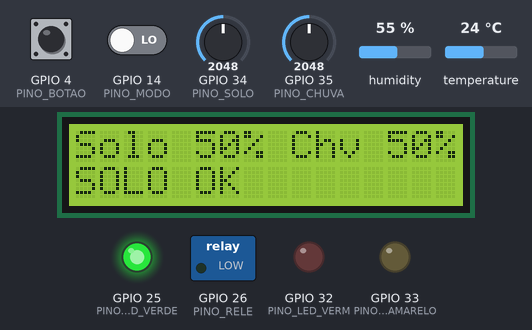
The sketch below on a simulated ESP32. Parts: 16×2 character LCD, switched loads named in the sketch (green lamp = pin HIGH), output pins drawn as LEDs (lit = HIGH). Inputs (shaded band) come from the test bench; at power-on: GPIO 34 (PINO_SOLO) = 2048, GPIO 35 (PINO_CHUVA) = 2048, GPIO 4 (PINO_BOTAO) HIGH, GPIO 14 (PINO_MODO) LOW, humidity 55 %, temperature 24 °C. WiFi joins after 1.5 s; servers stay silent unless stated; what the sketch prints to the serial monitor is not drawn.

Above: at 2.8 s.
2.9 s: GPIO 34 (PINO_SOLO) set to 1480
At 4.5 s:
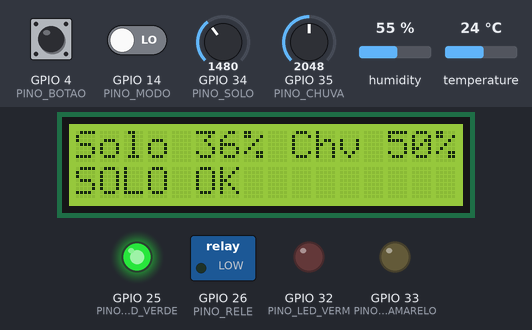
5.5 s: GPIO 34 (PINO_SOLO) set to 1384
At 6.6 s:
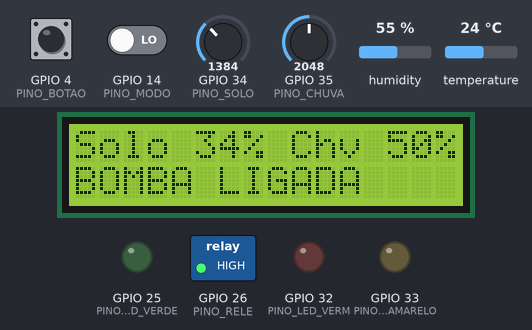
7.5 s: GPIO 35 (PINO_CHUVA) set to 2795
At 8.6 s:
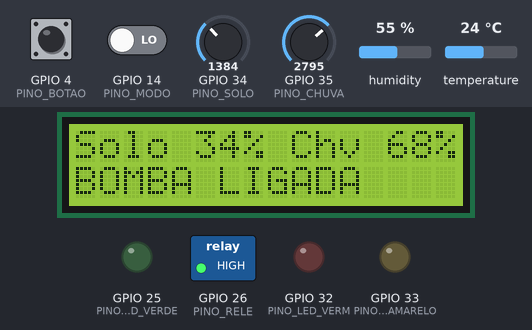
9.6 s: GPIO 35 (PINO_CHUVA) set to 2915
At 10.9 s:
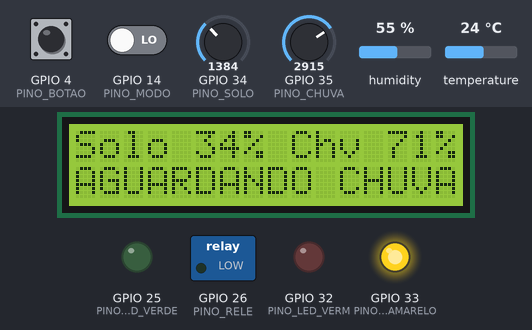
11.6 s: GPIO 4 (PINO_BOTAO) pulled LOW for 0.15 s
At 13.1 s:
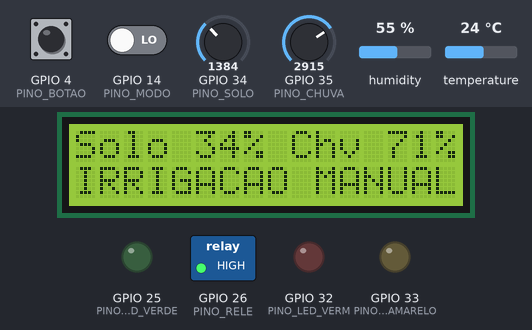
13.6 s: GPIO 34 (PINO_SOLO) set to 30
At 15.2 s:
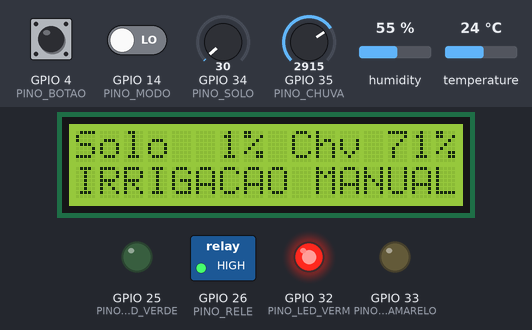
Timing chart, 0 to 16.7 s (numbered marks = the images above; inputs shaded):
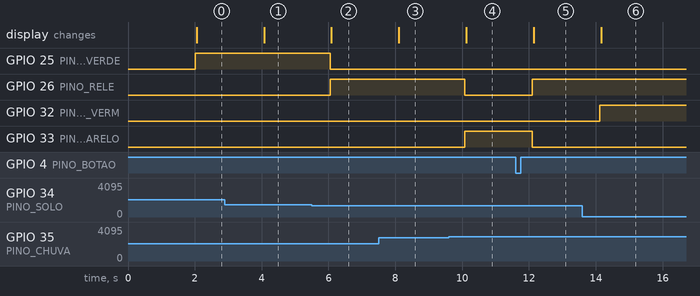

Measured:
- the behaviour switches between 1434 and 1433 on GPIO 34 (PINO_SOLO) (found by bisection; images 1 and 2)
- the behaviour switches between 2866 and 2867 on GPIO 35 (PINO_CHUVA) (found by bisection; images 3 and 4)
- after the input at 2.9 s, the display: changes after 1.2 s (image 1)
- after the input at 5.5 s, GPIO 25 (PINO_LED_VERDE): HIGH → LOW after 0.55 s; GPIO 26 (PINO_RELE): LOW → HIGH after 0.55 s; the display: changes after 0.59 s (image 2)
- after the input at 7.5 s, the display: changes after 0.60 s (image 3)
- after the input at 9.6 s, GPIO 26 (PINO_RELE): HIGH → LOW after 0.48 s; GPIO 33 (PINO_LED_AMARELO): LOW → HIGH after 0.48 s; the display: changes after 0.52 s (image 4)
- after the input at 11.6 s, GPIO 26 (PINO_RELE): LOW → HIGH after 0.50 s; GPIO 33 (PINO_LED_AMARELO): HIGH → LOW after 0.50 s; the display: changes after 0.54 s (image 5)
- after the input at 13.6 s, GPIO 26 (PINO_RELE): stays HIGH (without the input it goes to LOW after 8.6 s); GPIO 32 (PINO_LED_VERM): LOW → HIGH after 0.52 s; GPIO 33 (PINO_LED_AMARELO): stays LOW (without the input it goes to HIGH after 8.6 s); the display: changes after 0.56 s (image 6)

The sketch:

sketch.ino
```cpp
// Gota Inteligente - kit IoT de irrigação inteligente (ESP32)
// FIAP Global Solution 2026.2 - Physical Computing (IoT & IoB)

#include <WiFi.h>
#include <HTTPClient.h>
#include <WiFiClientSecure.h>
#include <Wire.h>
#include <LiquidCrystal_I2C.h>
#include "DHTesp.h"

// Pinos
const int PINO_SOLO        = 34;  // sensor de umidade do solo (potenciômetro no Wokwi)
const int PINO_CHUVA       = 35;  // chance de chuva no modo simulado
const int PINO_MODO        = 14;  // chave: ligada = previsão real | desligada = simulada
const int PINO_DHT         = 15;
const int PINO_RELE        = 26;  // bomba d'água
const int PINO_LED_VERDE   = 25;
const int PINO_LED_AMARELO = 33;
const int PINO_LED_VERM    = 32;
const int PINO_BOTAO       = 4;   // irrigação manual

// Wi-Fi e local do sítio (Ibiúna-SP)
const char* WIFI_SSID  = "Wokwi-GUEST";
const char* WIFI_SENHA = "";
const float LATITUDE   = -23.656;
const float LONGITUDE  = -47.222;

// Regras de decisão (em %)
const float UMIDADE_MINIMA  = 35.0;  // abaixo disso o solo está seco
const float UMIDADE_MAXIMA  = 70.0;  // acima disso não precisa irrigar
const float UMIDADE_CRITICA = 15.0;  // abaixo disso irriga mesmo se for chover
const float CHUVA_ALTA      = 70.0;  // chance de chuva para segurar a bomba

const unsigned long INTERVALO_LEITURA  = 2000;    // 2 s
const unsigned long INTERVALO_PREVISAO = 600000;  // 10 min
const unsigned long DURACAO_MANUAL     = 10000;   // 10 s

LiquidCrystal_I2C lcd(0x27, 16, 2);
DHTesp dht;

enum Acao { IRRIGAR, NAO_IRRIGAR, AGUARDAR_CHUVA };

float previsaoOnline = -1;  // -1 = ainda sem previsão
unsigned long ultimaPrevisao = 0;
unsigned long ultimaLeitura = 0;
unsigned long manualAte = 0;
bool botaoAntes = HIGH;
bool primeiraPrevisao = true;

const char* nomeAcao(Acao a) {
  if (a == IRRIGAR) return "IRRIGAR";
  if (a == AGUARDAR_CHUVA) return "AGUARDAR_CHUVA";
  return "NAO_IRRIGAR";
}

float lerPercentual(int pino) {
  return analogRead(pino) * 100.0 / 4095.0;
}

// Índice de 0 a 100: 70% falta de água no solo + 20% calor + 10% ar seco
int calcularIndiceEstresse(float solo, float temp, float umidAr) {
  float deficit = constrain((UMIDADE_MAXIMA - solo) / UMIDADE_MAXIMA, 0.0, 1.0);
  float calor   = constrain((temp - 25.0) / 15.0, 0.0, 1.0);
  float arSeco  = constrain((60.0 - umidAr) / 60.0, 0.0, 1.0);
  return (int)round(deficit * 70 + calor * 20 + arSeco * 10);
}

const char* nivelEstresse(int indice) {
  if (indice >= 70) return "CRITICO";
  if (indice >= 40) return "ATENCAO";
  return "NORMAL";
}

// Cruza a umidade do solo com a previsão de chuva
Acao decidir(float solo, float temp, float umidAr, float chuva, String& motivo) {
  bool chuvaAlta = chuva >= CHUVA_ALTA;
  if (solo >= UMIDADE_MAXIMA) {
    motivo = "Solo umido, nao precisa irrigar.";
    return NAO_IRRIGAR;
  }
  if (solo < UMIDADE_MINIMA) {
    if (chuvaAlta && solo >= UMIDADE_CRITICA) {
      motivo = "Solo seco, mas vai chover. Bomba desligada para economizar agua e energia.";
      return AGUARDAR_CHUVA;
    }
    if (chuvaAlta) {
      motivo = "Solo em nivel critico: irrigar mesmo com chuva prevista.";
      return IRRIGAR;
    }
    motivo = "Solo seco e pouca chance de chuva. Ligar a bomba.";
    return IRRIGAR;
  }
  if (chuvaAlta) {
    motivo = "Solo na faixa ideal e chuva prevista. Nao irrigar.";
    return NAO_IRRIGAR;
  }
  if (solo < UMIDADE_MINIMA + 10 && temp >= 32 && umidAr < 40) {
    motivo = "Calor forte e ar seco com solo perto do minimo: irrigacao preventiva.";
    return IRRIGAR;
  }
  motivo = "Solo na faixa ideal. Nenhuma acao necessaria.";
  return NAO_IRRIGAR;
}

void conectarWiFi() {
  Serial.print("[WiFi] Conectando a ");
  Serial.print(WIFI_SSID);
  WiFi.mode(WIFI_STA);
  WiFi.begin(WIFI_SSID, WIFI_SENHA, 6);
  unsigned long inicio = millis();
  while (WiFi.status() != WL_CONNECTED && millis() - inicio < 10000) {
    delay(250);
    Serial.print(".");
  }
  if (WiFi.status() == WL_CONNECTED) {
    Serial.print(" conectado! IP: ");
    Serial.println(WiFi.localIP());
  } else {
    Serial.println(" sem conexao. Seguindo no modo offline.");
  }
}

// Maior chance de chuva das próximas 3 horas (API Open-Meteo)
float buscarPrevisaoChuva() {
  if (WiFi.status() != WL_CONNECTED) return -1;
  WiFiClientSecure cliente;
  cliente.setInsecure();
  HTTPClient http;
  String url = "https://api.open-meteo.com/v1/forecast?latitude=" + String(LATITUDE, 3) +
               "&longitude=" + String(LONGITUDE, 3) +
               "&hourly=precipitation_probability&forecast_hours=3&timezone=America%2FSao_Paulo";
  http.setTimeout(8000);
  if (!http.begin(cliente, url)) return -1;
  float maior = -1;
  if (http.GET() == 200) {
    String corpo = http.getString();
    int ini = corpo.indexOf("\"precipitation_probability\":[");
    if (ini >= 0) {
      ini = corpo.indexOf('[', ini) + 1;
      String valores = corpo.substring(ini, corpo.indexOf(']', ini));
      int pos = 0;
      while (pos < (int)valores.length()) {
        int virgula = valores.indexOf(',', pos);
        if (virgula < 0) virgula = valores.length();
        float v = valores.substring(pos, virgula).toFloat();
        if (v > maior) maior = v;
        pos = virgula + 1;
      }
    }
  }
  http.end();
  return maior;
}

void mostrarNoLCD(float solo, float chuva, bool manual, Acao acao, int indice) {
  char linha1[17];
  snprintf(linha1, sizeof(linha1), "Solo%3d%% Chv%3d%%", (int)round(solo), (int)round(chuva));
  lcd.setCursor(0, 0);
  lcd.print(linha1);
  lcd.setCursor(0, 1);
  if (manual)                      lcd.print("IRRIGACAO MANUAL");
  else if (acao == IRRIGAR)        lcd.print("BOMBA LIGADA    ");
  else if (acao == AGUARDAR_CHUVA) lcd.print("AGUARDANDO CHUVA");
  else if (indice >= 70)           lcd.print("ESTRESSE CRITICO");
  else                             lcd.print("SOLO OK         ");
}

void setup() {
  Serial.begin(115200);
  pinMode(PINO_MODO, INPUT);
  pinMode(PINO_BOTAO, INPUT_PULLUP);
  pinMode(PINO_RELE, OUTPUT);
  pinMode(PINO_LED_VERDE, OUTPUT);
  pinMode(PINO_LED_AMARELO, OUTPUT);
  pinMode(PINO_LED_VERM, OUTPUT);
  digitalWrite(PINO_RELE, LOW);

  dht.setup(PINO_DHT, DHTesp::DHT22);
  lcd.init();
  lcd.backlight();
  lcd.setCursor(0, 0);
  lcd.print("Gota Inteligente");
  lcd.setCursor(0, 1);
  lcd.print("Iniciando...    ");

  Serial.println();
  Serial.println("==============================================");
  Serial.println(" GOTA INTELIGENTE - kit IoT de irrigacao");
  Serial.println("==============================================");
  conectarWiFi();
}

void loop() {
  unsigned long agora = millis();

  // Botão manual: 10 s de irrigação
  bool botao = digitalRead(PINO_BOTAO);
  if (botaoAntes == HIGH && botao == LOW) {
    manualAte = agora + DURACAO_MANUAL;
    Serial.println(">> Irrigacao MANUAL acionada pelo agricultor (10 s).");
  }
  botaoAntes = botao;

  if (agora - ultimaLeitura < INTERVALO_LEITURA) {
    delay(20);
    return;
  }
  ultimaLeitura = agora;

  // Sensores
  float solo = lerPercentual(PINO_SOLO);
  TempAndHumidity ar = dht.getTempAndHumidity();
  float temp = isnan(ar.temperature) ? 25.0 : ar.temperature;
  float umidAr = isnan(ar.humidity) ? 60.0 : ar.humidity;

  // Previsão de chuva: real (internet) ou simulada (potenciômetro)
  float chuva;
  const char* fonte;
  if (digitalRead(PINO_MODO) == HIGH) {
    if (primeiraPrevisao || agora - ultimaPrevisao > INTERVALO_PREVISAO) {
      float p = buscarPrevisaoChuva();
      if (p >= 0) previsaoOnline = p;
      ultimaPrevisao = agora;
      primeiraPrevisao = false;
    }
    if (previsaoOnline >= 0) {
      chuva = previsaoOnline;
      fonte = "Open-Meteo";
    } else {
      chuva = lerPercentual(PINO_CHUVA);
      fonte = "simulada (sem internet)";
    }
  } else {
    chuva = lerPercentual(PINO_CHUVA);
    fonte = "simulada";
  }

  // Decisão
  String motivo;
  Acao acao = decidir(solo, temp, umidAr, chuva, motivo);
  int indice = calcularIndiceEstresse(solo, temp, umidAr);
  bool manual = agora < manualAte;
  bool bomba = manual || acao == IRRIGAR;

  // Bomba, LEDs e LCD
  digitalWrite(PINO_RELE, bomba ? HIGH : LOW);
  digitalWrite(PINO_LED_VERDE, (!bomba && acao == NAO_IRRIGAR && indice < 70) ? HIGH : LOW);
  digitalWrite(PINO_LED_AMARELO, (acao == AGUARDAR_CHUVA && !manual) ? HIGH : LOW);
  digitalWrite(PINO_LED_VERM, indice >= 70 ? HIGH : LOW);
  mostrarNoLCD(solo, chuva, manual, acao, indice);

  // Monitor serial: leitura, decisão e motivo
  Serial.printf("Solo %3.0f%% | Ar %.1fC %2.0f%% | Chuva %3.0f%% (%s) | Estresse %d %s | %s -> bomba %s%s\n",
                solo, temp, umidAr, chuva, fonte, indice, nivelEstresse(indice), nomeAcao(acao),
                bomba ? "LIGADA" : "DESLIGADA", manual ? " (manual)" : "");
  Serial.print("  Motivo: ");
  Serial.println(motivo);
}
```
